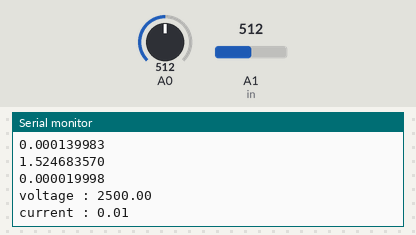
Recording of a sketch running on a simulated Arduino Uno, built with avr-gcc and run on an emulated ATmega328P. Shown: the last lines printed to the serial monitor. The inputs (shaded band) are chosen by the test bench; at power-on: A1 (in) = 512, A0 = 512.

Above: at 2.7 s.
2.8 s: A1 (in) set to 23
At 4.1 s:
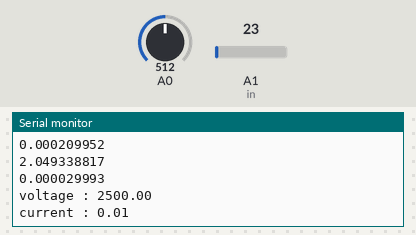
4.3 s: A1 (in) set to 18
At 5.8 s:
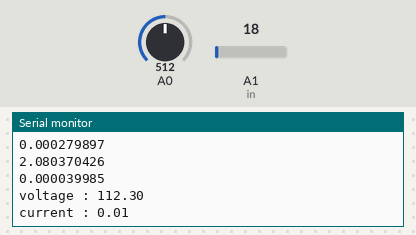
Timing chart, 0 to 7.3 s (numbered marks = the images above; inputs shaded):
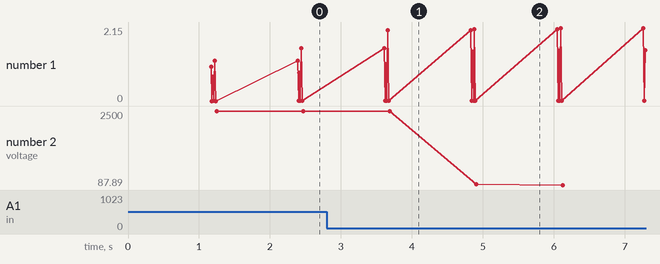

Measured:
- plotted number 2: 2500 → 87.89 after the input at 4.3 s

The sketch:

KF.ino
```cpp
#include<stdio.h>

//variable declaration
#define in A1

double A=1, B=-0.0001, C=0.7, D=-0.01,sig_w = 0.00001,sig_v=0.1, R_0=0.01;
double x_es=1, sig_x=0;
double y,L,cur_pre=1,vol,vk,cur;


void setup() {
  Serial.begin(9600);
  // put your setup code here, to run once:
}

void loop() {
  // put your main code here, to run repeatedly:
  vol = analogRead(in);                                           //here, we directly measured voltage from cell using arduino pin
  vk = (vol/1024)*5000;                                           //we can also use voltage sensor for that if cell voltage is more than 5V
  cur = 0;                                                        //we take average of current measurement
  for(int i = 0; i < 1000; i++)                                   //this current sensor reading only will work for ACS712
  {                                                               //with 0-5A range
    cur = cur + (.0264 * analogRead(A0) -13.51) / 1000;
    delay(1);
  }
  predict(cur_pre,cur);
  correction(vk);

  Serial.print("voltage : ");
  Serial.println(vk);
  Serial.print("current : ");
  Serial.println(cur);
  cur_pre = cur;
}


void predict(double u_pre,double u) {
    x_es = A*x_es + B*u_pre ;
    sig_x = A*sig_x*A + sig_w ;
    y = C*x_es + D*u ;
    Serial.println(x_es,9);
    Serial.println(sig_x,9);
    Serial.println(y,9);
}

void correction(double y_meas) {
    double inv = C*sig_x*C + sig_v ;
    L = sig_x*C/inv ;
    x_es = x_es + L*(y_meas - y);
    sig_x = (1-L*C)*sig_x;
    Serial.println(L,9);
    Serial.println(x_es,9);
    Serial.println(sig_x,9);
}
```
